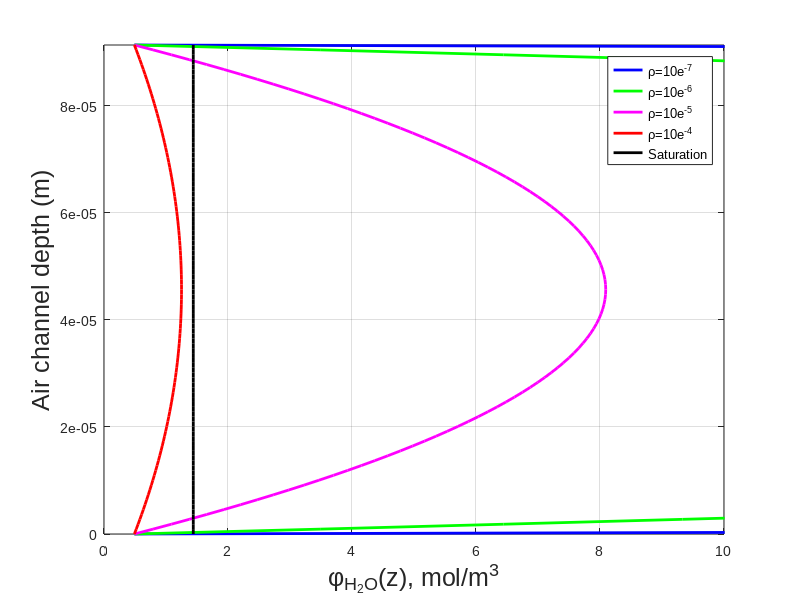

MATLAB code for this plot: (Note: this script raises an error after producing the figure.)
%% Water chapter
close all;
clear all;

%% some housekeeping

fontname = 'Arial';
set(0,'defaultaxesfontname',fontname);
set(0,'defaulttextfontname',fontname);


%% Define constants - FOR COL-0 ONLY HERE
Lz          = 91.3e-6;    % Tube height (m)
phi_c0      = 0.0164;   % CO2 conc at lower boundary (mol/m^3)
phi_cLz     = phi_c0;   % CO2 conc at upper boundary (mol/m^3)
phi_h0      = 0.49;      % H2O conc at lower boundary (mol/m^3)
phi_hLz     = phi_h0;   % H2O conc at upper boundary (mol/m^3)
phi_cell    = 55300;      % H2O conc in leaf tissue (mol/m^3)
phi_hsat    = 1.44; %saturation H2o concentration

D_c         = 0.139e-4; % CO2 diffusion constant (m^2/s)
D_h         = 0.282e-4; % H2O diffusion constant (m^2/s)
R           = 8.314; % gas constant
T           = 298.15; %temp in Kelvin
G_c         = 2.50e-3;     % CO2 wall flux constant (m/s)
kAdj        = 3.753e-8; % leaf hydraulic conductance adjusted to 25 deg C
G_h         = kAdj*R*T;        % H2O conductance coeff (m/s)
Lx          = 0.001;     % Leaf width (m)
d           = 35e-6;    % Minimum palisade cell width (m)?
rhovec      = [10e-7; 10e-6; 10e-5; 10e-4; 10e-3];   % Tube diameter vector (m)
zvec        = (0:Lz/100:Lz)';                 % Height vector (m)


%% Plotting concentrations
figure(11)
% %CO2
% subplot(1,2,1)
% rhovec      = [10e-7; 10e-6; 10e-5; 10e-4];   % Tube diameter vector (m)
% line_color = ['b' 'g' 'm' 'r'];
% for rr=1:length(rhovec)
%     rho = rhovec(rr);
%     k_c = sqrt(4*G_c/(D_c*rho));
%     phivec_c = (phi_cLz*sinh(k_c.*zvec)+phi_c0*sinh(k_c.*(Lz-zvec)))/(sinh(k_c*Lz));
%     plot(phivec_c,zvec,'Color', line_color(rr),'LineWidth',2); grid on; hold on;
%     axis([0.007 phi_c0 0 Lz]); %axis square;
% end
% xlabel('\phi_{CO_2}(z), mol/m^{3}','FontSize',14);
% ylabel('z (m)','FontSize',14);
% llgd=legend('\rho=10e^{-7}', '\rho=10e^{-6}','\rho=10e^{-5}','\rho=10e^{-4}');
% llgd.FontSize = 14;
% %H20
% subplot(1,2,2)
line_color = ['b' 'g' 'm' 'r'];
rhovec      = [10e-7; 10e-6; 10e-5; 10e-4];   % Tube diameter vector (m)
for rr=1:length(rhovec)
    rho = rhovec(rr);
    k_h = sqrt(4*G_h/(D_h*rho));
    phivec_h = ((phi_hLz-phi_cell)*sinh(k_h.*zvec)...
                +(phi_h0-phi_cell)*sinh(k_h.*(Lz-zvec))...
                +phi_cell*sinh(k_h*Lz))/sinh(k_h*Lz);
    plot(phivec_h,zvec,'Color', line_color(rr),'LineWidth',2); grid on; hold on;
    axis([0 10 0 Lz]); %axis square;
end
plot(phi_hsat*ones(length(zvec),1),zvec,'k','LineWidth',2);
xlabel('\phi_{H_{2}O}(z), mol/m^{3}','FontSize',18);
ylabel('Air channel depth (m)','FontSize',18);
llgd=legend('\rho=10e^{-7}', '\rho=10e^{-6}','\rho=10e^{-5}','\rho=10e^{-4}', 'Saturation');
llgd.FontSize = 18;

%% Plotting water loss  
figure(12); right_color = [0 244 7]/255;
% water loss
rhovec = logspace(-7,-2);
nH2Otubevec = zeros(length(rhovec),1);
for rr=1:length(rhovec)
    rho = rhovec(rr);
    k = sqrt(4*G_h/(D_h*rho));
    nH2Otubevec(rr) = (1/(rho+d)^2)*(pi*G_h*rho*phi_cell*Lz...
                        +((pi*G_h*(rho^1.5))/(sqrt(4*G_h/D_h)))*...
                        (phi_cell-phi_hLz-phi_h0)*(coth(k*Lz)-csch(k*Lz)));    
end
loglog(rhovec,nH2Otubevec,'k','LineWidth',3,'MarkerSize',10, 'color',right_color); grid on;
axis([rhovec(1) rhovec(end) 1e-1 2e1]);
axis square;
ylabel('\Gamma_{leaf},Water loss rate (\rho) (molm^{-2}s^{-1})','FontSize',18);
xlabel('Air channel diameter \rho (m)','FontSize',18);
%% Plotting leaf's dilemma
fig = figure(13);
left_color = [0 0 0]/255;
right_color = [0 244 7]/255;
set(fig,'defaultAxesColorOrder',[left_color; right_color]);
% CO2 uptake
rhovec = logspace(-7,-2);
nCO2tubevec = zeros(length(rhovec),1);
for rr=1:length(rhovec)
    rho = rhovec(rr);
    k = sqrt(4*G_c/(D_c*rho));
    nCO2tubevec(rr) = (pi*G_c*(rho^1.5)/((sqrt(rho))*k*((rho+d)^2)*sinh(k*Lz)))...
                *(phi_cLz*cosh(k*Lz)-phi_c0-phi_cLz+phi_c0*cosh(k*Lz));
end
plot(rhovec, nCO2tubevec);
loglog(rhovec,nCO2tubevec,'k','LineWidth',3,'MarkerSize',10); grid on;hold on;
xlabel('Air channel diameter \rho (m)','FontSize',18);
ylabel('U^{leaf}_{CO_2} (\rho) (molm^{-2}s^{-1})','FontSize',18);
plot([2.48e-5 2.48e-5], [1e-7 1.5e-4], 'Color', [0.00000  0.55294  0.97647], 'LineWidth', 2); %Col0
plot([3.45e-5 3.45e-5], [1e-7 1.5e-4], 'Color', [0.51765,  0.00000,  0.80392], 'LineWidth', 2); %Arp3
plot([3.70e-5 3.70e-5], [1e-7 1.5e-4], 'Color', [0.00000,  0.62353,  0.50588], 'LineWidth', 2); %qua2
plot([2.48e-5 2.48e-5], [1e-7 1.5e-4],':', 'Color', [1.00000,  0.35294,  0.68627], 'LineWidth', 2); % epf2oe
plot([2.87e-5 2.87e-5], [1e-7 1.5e-4], 'Color', [1.00000,  0.43137,  0.22745], 'LineWidth', 2); % focl
plot([2.20e-5 2.20e-5], [1e-7 1.5e-4], 'Color', [0.00000,  0.98824,  0.81176], 'LineWidth', 2); % atml1
plot([1.07e-4 1.07e-4], [1e-7 1.5e-4], 'Color', [0.88627,  0.00392,  0.20392], 'LineWidth', 2); % re6
% water loss
rhovec = logspace(-7,-2);
nH2Otubevec = zeros(length(rhovec),1);
for rr=1:length(rhovec)
    rho = rhovec(rr);
    k = sqrt(4*G_h/(D_h*rho));
    nH2Otubevec(rr) = (1/(rho+d)^2)*(pi*G_h*rho*phi_cell*Lz...
                        +((pi*G_h*(rho^1.5))/(sqrt(4*G_h/D_h)))*...
                        (phi_cell-phi_hLz-phi_h0)*(coth(k*Lz)-csch(k*Lz)));    
end
yyaxis right
loglog(rhovec,nH2Otubevec,'k','LineWidth',3,'MarkerSize',10, 'color',right_color);
set(gca, 'YDir','reverse')
%axis([rhovec(1) rhovec(end) 1e-9 1e-1]); axis square;
ylabel('\Gamma_{leaf},Water loss rate (\rho) (molm^{-2}s^{-1})','FontSize',18);

 ldg = legend('CO_{2} Uptake rate', 'Col-0', 'arp3', 'qua2', 'EPF2-OE','focl1-1','ATML1_{pro}:KRP1', 're6','Water loss rate');
 lgd.FontSize = 24;
 

%% Overlay on plot of CO2 uptake of n tubes